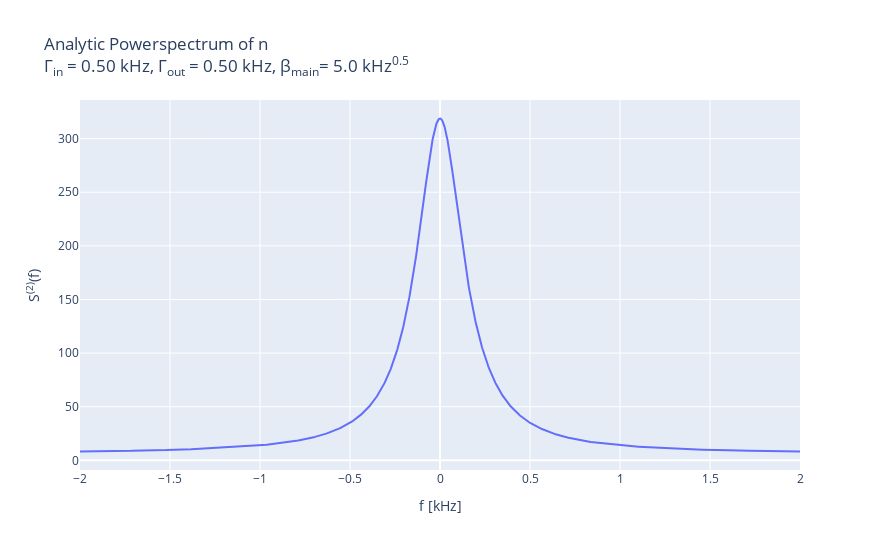

Notebook source saved alongside this figure:
### Markdown cell above
Now we only have to define the measurement operator and the 
frequencies at which the polyspectra should by calculated:

### Code cell
f_start = 0
f_stop = 2
n_points = 2000
fs = np.linspace(f_start, f_stop, n_points)

measure_op = 'n'

spec = system.calc_spectrum(fs, order=2, measure_op=measure_op, g_prim=False, beta=sc_measure_strength[measure_op])
title = 'Analytic Powerspectrum of '+measure_op+'<br>Γ<sub>in</sub> = {:.2f} kHz, Γ<sub>out</sub> = {:.2f} kHz, β<sub>main</sub>= {:.1f} kHz<sup>0.5</sup>'.format(gamma_in, gamma_out, beta)
fig = system.plot_spectrum(order=2, title=title)

### Figure 1 — Plotly figure (JSON) as saved in the notebook; plotly's stock layout.template omitted (floating-point values rounded to 4 significant figures; data arrays with more than 128 entries replaced by an {"elided": "..."} marker saying what was removed)
{"data": [{"type": "scatter", "x": {"elided": "3999 float values"}, "y": {"elided": "3999 float values"}}], "layout": {"autosize": false, "height": 550, "title": {"text": "Analytic Powerspectrum of n<br>Γ<sub>in</sub> = 0.50 kHz, Γ<sub>out</sub> = 0.50 kHz, β<sub>main</sub>= 5.0 kHz<sup>0.5</sup>"}, "width": 880, "xaxis": {"title": {"text": "f [kHz]"}}, "yaxis": {"title": {"text": "S<sup>(2)</sup>(f)"}}}}
